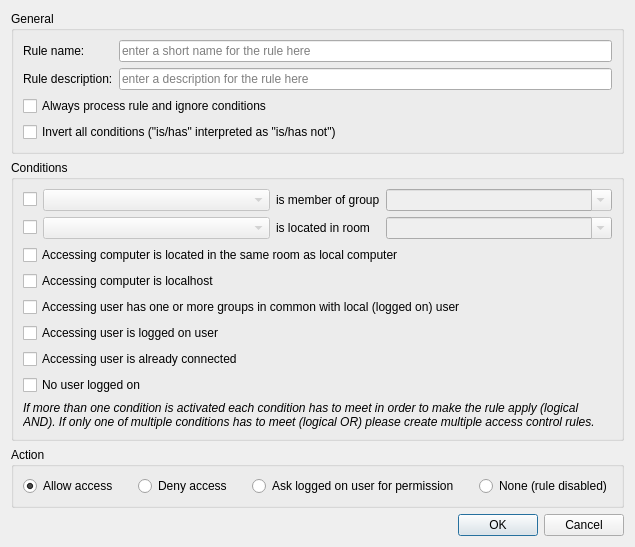
<?xml version="1.0" encoding="UTF-8"?>
<ui version="4.0">
 <class>AccessControlRuleEditDialog</class>
 <widget class="QDialog" name="AccessControlRuleEditDialog">
  <property name="windowTitle">
   <string>Edit access control rule</string>
  </property>
  <layout class="QVBoxLayout" name="verticalLayout">
   <item>
    <widget class="QGroupBox" name="groupBox_3">
     <property name="title">
      <string>General</string>
     </property>
     <layout class="QGridLayout" name="gridLayout_3">
      <item row="0" column="1">
       <widget class="QLineEdit" name="ruleNameLineEdit">
        <property name="placeholderText">
         <string>enter a short name for the rule here</string>
        </property>
       </widget>
      </item>
      <item row="0" column="0">
       <widget class="QLabel" name="label_3">
        <property name="text">
         <string>Rule name:</string>
        </property>
       </widget>
      </item>
      <item row="1" column="1">
       <widget class="QLineEdit" name="ruleDescriptionLineEdit">
        <property name="placeholderText">
         <string>enter a description for the rule here</string>
        </property>
       </widget>
      </item>
      <item row="1" column="0">
       <widget class="QLabel" name="label_4">
        <property name="text">
         <string>Rule description:</string>
        </property>
       </widget>
      </item>
      <item row="3" column="0" colspan="2">
       <widget class="QCheckBox" name="invertConditionsCheckBox">
        <property name="text">
         <string>Invert all conditions (&quot;is/has&quot; interpreted as &quot;is/has not&quot;)</string>
        </property>
       </widget>
      </item>
      <item row="2" column="0" colspan="2">
       <widget class="QCheckBox" name="ignoreConditionsCheckBox">
        <property name="text">
         <string>Always process rule and ignore conditions</string>
        </property>
       </widget>
      </item>
     </layout>
    </widget>
   </item>
   <item>
    <widget class="QGroupBox" name="conditionsGroupBox">
     <property name="title">
      <string>Conditions</string>
     </property>
     <layout class="QGridLayout" name="gridLayout" columnstretch="0,1,0,1">
      <item row="2" column="3">
       <widget class="QComboBox" name="roomsComboBox">
        <property name="enabled">
         <bool>false</bool>
        </property>
        <property name="editable">
         <bool>true</bool>
        </property>
        <property name="sizeAdjustPolicy">
         <enum>QComboBox::AdjustToContents</enum>
        </property>
       </widget>
      </item>
      <item row="0" column="2">
       <widget class="QLabel" name="label_2">
        <property name="text">
         <string>is member of group</string>
        </property>
       </widget>
      </item>
      <item row="0" column="0">
       <widget class="QCheckBox" name="isMemberOfGroupCheckBox">
        <property name="text">
         <string/>
        </property>
       </widget>
      </item>
      <item row="0" column="1">
       <widget class="QComboBox" name="isMemberOfGroupSubjectComboBox">
        <property name="enabled">
         <bool>false</bool>
        </property>
        <property name="sizeAdjustPolicy">
         <enum>QComboBox::AdjustToContents</enum>
        </property>
       </widget>
      </item>
      <item row="10" column="0" colspan="4">
       <widget class="QLabel" name="label">
        <property name="font">
         <font>
          <italic>true</italic>
         </font>
        </property>
        <property name="text">
         <string>If more than one condition is activated each condition has to meet in order to make the rule apply (logical AND). If only one of multiple conditions has to meet (logical OR) please create multiple access control rules.</string>
        </property>
        <property name="wordWrap">
         <bool>true</bool>
        </property>
       </widget>
      </item>
      <item row="3" column="0" colspan="4">
       <widget class="QCheckBox" name="isLocatedInSameRoomCheckBox">
        <property name="sizePolicy">
         <sizepolicy hsizetype="Preferred" vsizetype="Fixed">
          <horstretch>0</horstretch>
          <verstretch>0</verstretch>
         </sizepolicy>
        </property>
        <property name="text">
         <string>Accessing computer is located in the same room as local computer</string>
        </property>
       </widget>
      </item>
      <item row="8" column="0" colspan="4">
       <widget class="QCheckBox" name="noUserLoggedOnCheckBox">
        <property name="text">
         <string>No user logged on</string>
        </property>
       </widget>
      </item>
      <item row="2" column="2">
       <widget class="QLabel" name="label_6">
        <property name="text">
         <string>is located in room</string>
        </property>
       </widget>
      </item>
      <item row="2" column="1">
       <widget class="QComboBox" name="isLocatedInRoomSubjectComboBox">
        <property name="enabled">
         <bool>false</bool>
        </property>
        <property name="sizeAdjustPolicy">
         <enum>QComboBox::AdjustToContents</enum>
        </property>
       </widget>
      </item>
      <item row="0" column="3">
       <widget class="QComboBox" name="groupsComboBox">
        <property name="enabled">
         <bool>false</bool>
        </property>
        <property name="editable">
         <bool>true</bool>
        </property>
        <property name="sizeAdjustPolicy">
         <enum>QComboBox::AdjustToContents</enum>
        </property>
       </widget>
      </item>
      <item row="2" column="0">
       <widget class="QCheckBox" name="isLocatedInRoomCheckBox">
        <property name="text">
         <string/>
        </property>
       </widget>
      </item>
      <item row="4" column="0" colspan="4">
       <widget class="QCheckBox" name="isLocalHostAccessCheckBox">
        <property name="text">
         <string>Accessing computer is localhost</string>
        </property>
       </widget>
      </item>
      <item row="5" column="0" colspan="4">
       <widget class="QCheckBox" name="hasCommonGroupsCheckBox">
        <property name="text">
         <string>Accessing user has one or more groups in common with local (logged on) user</string>
        </property>
       </widget>
      </item>
      <item row="6" column="0" colspan="4">
       <widget class="QCheckBox" name="isLocalUserAccessCheckBox">
        <property name="text">
         <string>Accessing user is logged on user</string>
        </property>
       </widget>
      </item>
      <item row="7" column="0" colspan="4">
       <widget class="QCheckBox" name="isSameUserAccessCheckBox">
        <property name="text">
         <string>Accessing user is already connected</string>
        </property>
       </widget>
      </item>
     </layout>
    </widget>
   </item>
   <item>
    <widget class="QGroupBox" name="groupBox_2">
     <property name="title">
      <string>Action</string>
     </property>
     <layout class="QHBoxLayout" name="horizontalLayout_2">
      <property name="spacing">
       <number>20</number>
      </property>
      <item>
       <widget class="QRadioButton" name="actionAllowRadioButton">
        <property name="text">
         <string>Allow access</string>
        </property>
        <property name="checked">
         <bool>true</bool>
        </property>
        <attribute name="buttonGroup">
         <string notr="true">actionButtonGroup</string>
        </attribute>
       </widget>
      </item>
      <item>
       <widget class="QRadioButton" name="actionDenyRadioButton">
        <property name="text">
         <string>Deny access</string>
        </property>
        <attribute name="buttonGroup">
         <string notr="true">actionButtonGroup</string>
        </attribute>
       </widget>
      </item>
      <item>
       <widget class="QRadioButton" name="actionAskForPermissionRadioButton">
        <property name="text">
         <string>Ask logged on user for permission</string>
        </property>
        <attribute name="buttonGroup">
         <string notr="true">actionButtonGroup</string>
        </attribute>
       </widget>
      </item>
      <item>
       <widget class="QRadioButton" name="actionNoneRadioButton">
        <property name="text">
         <string>None (rule disabled)</string>
        </property>
        <attribute name="buttonGroup">
         <string notr="true">actionButtonGroup</string>
        </attribute>
       </widget>
      </item>
     </layout>
    </widget>
   </item>
   <item>
    <widget class="QDialogButtonBox" name="buttonBox">
     <property name="orientation">
      <enum>Qt::Horizontal</enum>
     </property>
     <property name="standardButtons">
      <set>QDialogButtonBox::Cancel|QDialogButtonBox::Ok</set>
     </property>
    </widget>
   </item>
  </layout>
 </widget>
 <tabstops>
  <tabstop>ruleNameLineEdit</tabstop>
  <tabstop>ruleDescriptionLineEdit</tabstop>
  <tabstop>ignoreConditionsCheckBox</tabstop>
  <tabstop>invertConditionsCheckBox</tabstop>
  <tabstop>isMemberOfGroupCheckBox</tabstop>
  <tabstop>isMemberOfGroupSubjectComboBox</tabstop>
  <tabstop>groupsComboBox</tabstop>
  <tabstop>isLocatedInRoomCheckBox</tabstop>
  <tabstop>isLocatedInRoomSubjectComboBox</tabstop>
  <tabstop>roomsComboBox</tabstop>
  <tabstop>isLocatedInSameRoomCheckBox</tabstop>
  <tabstop>isLocalHostAccessCheckBox</tabstop>
  <tabstop>hasCommonGroupsCheckBox</tabstop>
  <tabstop>isLocalUserAccessCheckBox</tabstop>
  <tabstop>isSameUserAccessCheckBox</tabstop>
  <tabstop>noUserLoggedOnCheckBox</tabstop>
  <tabstop>actionAllowRadioButton</tabstop>
  <tabstop>actionDenyRadioButton</tabstop>
  <tabstop>actionAskForPermissionRadioButton</tabstop>
  <tabstop>actionNoneRadioButton</tabstop>
 </tabstops>
 <resources/>
 <connections>
  <connection>
   <sender>buttonBox</sender>
   <signal>accepted()</signal>
   <receiver>AccessControlRuleEditDialog</receiver>
   <slot>accept()</slot>
   <hints>
    <hint type="sourcelabel">
     <x>233</x>
     <y>407</y>
    </hint>
    <hint type="destinationlabel">
     <x>157</x>
     <y>274</y>
    </hint>
   </hints>
  </connection>
  <connection>
   <sender>buttonBox</sender>
   <signal>rejected()</signal>
   <receiver>AccessControlRuleEditDialog</receiver>
   <slot>reject()</slot>
   <hints>
    <hint type="sourcelabel">
     <x>301</x>
     <y>413</y>
    </hint>
    <hint type="destinationlabel">
     <x>286</x>
     <y>274</y>
    </hint>
   </hints>
  </connection>
  <connection>
   <sender>isMemberOfGroupCheckBox</sender>
   <signal>toggled(bool)</signal>
   <receiver>groupsComboBox</receiver>
   <slot>setEnabled(bool)</slot>
   <hints>
    <hint type="sourcelabel">
     <x>514</x>
     <y>89</y>
    </hint>
    <hint type="destinationlabel">
     <x>876</x>
     <y>88</y>
    </hint>
   </hints>
  </connection>
  <connection>
   <sender>isLocatedInRoomCheckBox</sender>
   <signal>toggled(bool)</signal>
   <receiver>roomsComboBox</receiver>
   <slot>setEnabled(bool)</slot>
   <hints>
    <hint type="sourcelabel">
     <x>628</x>
     <y>131</y>
    </hint>
    <hint type="destinationlabel">
     <x>891</x>
     <y>133</y>
    </hint>
   </hints>
  </connection>
  <connection>
   <sender>isMemberOfGroupCheckBox</sender>
   <signal>toggled(bool)</signal>
   <receiver>isMemberOfGroupSubjectComboBox</receiver>
   <slot>setEnabled(bool)</slot>
   <hints>
    <hint type="sourcelabel">
     <x>44</x>
     <y>295</y>
    </hint>
    <hint type="destinationlabel">
     <x>236</x>
     <y>295</y>
    </hint>
   </hints>
  </connection>
  <connection>
   <sender>isLocatedInRoomCheckBox</sender>
   <signal>toggled(bool)</signal>
   <receiver>isLocatedInRoomSubjectComboBox</receiver>
   <slot>setEnabled(bool)</slot>
   <hints>
    <hint type="sourcelabel">
     <x>44</x>
     <y>391</y>
    </hint>
    <hint type="destinationlabel">
     <x>236</x>
     <y>391</y>
    </hint>
   </hints>
  </connection>
  <connection>
   <sender>ignoreConditionsCheckBox</sender>
   <signal>toggled(bool)</signal>
   <receiver>conditionsGroupBox</receiver>
   <slot>setDisabled(bool)</slot>
   <hints>
    <hint type="sourcelabel">
     <x>548</x>
     <y>179</y>
    </hint>
    <hint type="destinationlabel">
     <x>548</x>
     <y>516</y>
    </hint>
   </hints>
  </connection>
  <connection>
   <sender>ignoreConditionsCheckBox</sender>
   <signal>toggled(bool)</signal>
   <receiver>invertConditionsCheckBox</receiver>
   <slot>setDisabled(bool)</slot>
   <hints>
    <hint type="sourcelabel">
     <x>548</x>
     <y>179</y>
    </hint>
    <hint type="destinationlabel">
     <x>548</x>
     <y>225</y>
    </hint>
   </hints>
  </connection>
 </connections>
 <buttongroups>
  <buttongroup name="actionButtonGroup"/>
 </buttongroups>
</ui>
